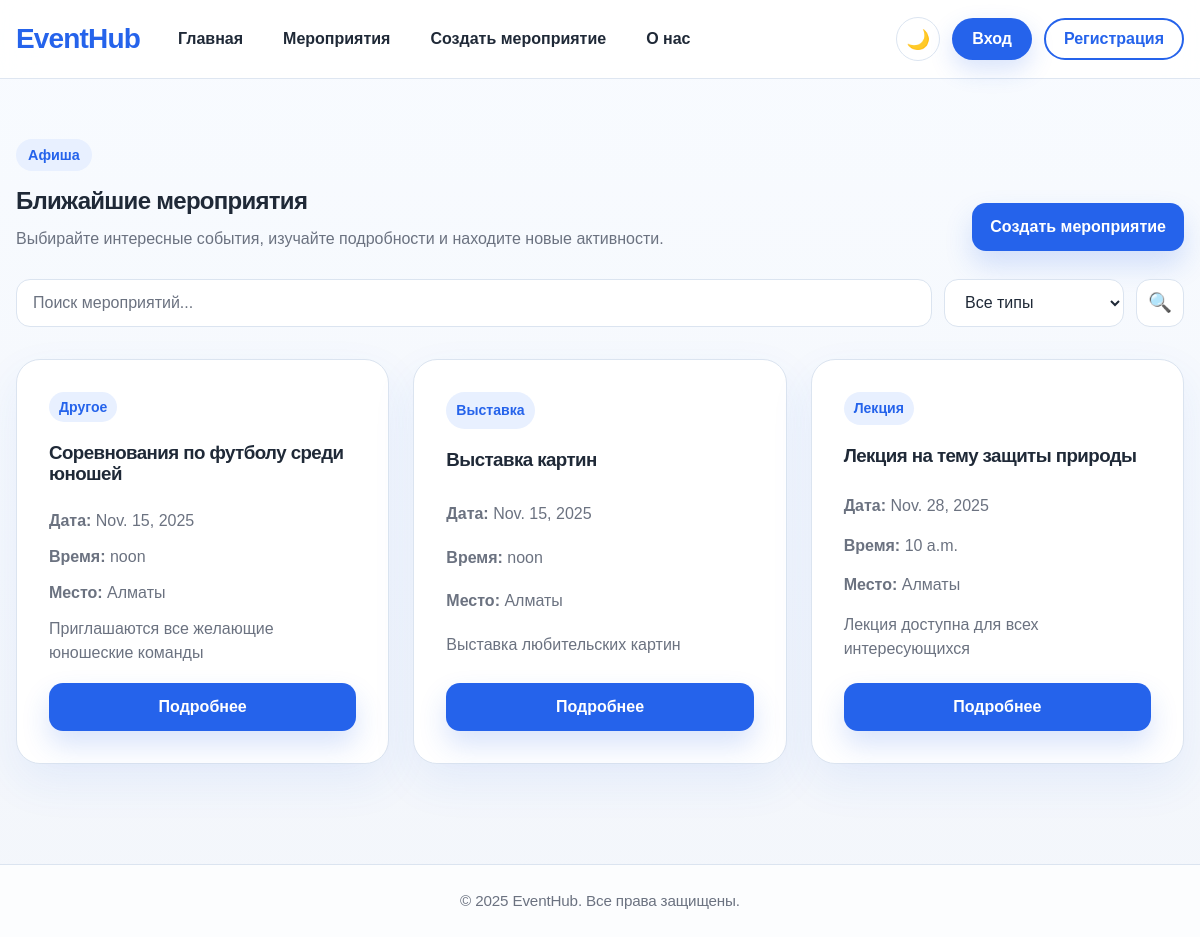
Screenshot of /Event/Event/ with the database file from the repository.
### Events/models.py (models this page shows, shortened)
class Event(models.Model):
    event_types = [
        ('concert', 'Концерт'),
        ('theater', 'Театр'),
        ('cinema', 'Кино'),
        ('exhibition', 'Выставка'),
        ('lecture', 'Лекция'),
        ('other', 'Другое'),
    ]
    name = models.CharField("Название", max_length=200)
    date = models.DateField(null=True, blank=True)
    time = models.TimeField(null=True, blank=True)
    location = models.CharField("Место проведения", max_length=200)
    description = models.TextField("Описание")
    event_type = models.CharField("Тип мероприятия", max_length=50, choices=event_types, default='other')
    creator = models.ForeignKey(
        User,
        on_delete=models.CASCADE,
        related_name='events',
        null=True, blank=True
    )
    created_at = models.DateTimeField(auto_now_add=True)

### Events/views.py (the view, shortened to what this page needs)
# urls.py: path('Event/', views.event_list, name='event_list'),
def event_list(request):
    events = Event.objects.all().order_by('date', 'time')
    event_type = request.GET.get('type', '')
    if event_type and event_type != 'all':
        events = events.filter(event_type=event_type)
    search_query = request.GET.get('search', '')
    context = {
        'events': events,
        'search_query': search_query,
        'event_type': event_type,
        'event_types': Event.event_types
    }
    return render(request, 'Events/eventList.html', context)

### Events/templates/Events/eventList.html (shortened to what this page needs)
{% extends 'Users/base.html' %}
{% load static %}
{% block extra_css %}
    <link rel="stylesheet" href="{% static 'css/event_list.css' %}">
{% endblock %}
{% block content %}
<section class="page-section events-section">
    <div class="container">
        <div class="section-header">
            <div>
                <span class="section-badge">Афиша</span>
                <h1>Ближайшие мероприятия</h1>
                <p class="section-lead">Выбирайте интересные события, изучайте подробности и находите новые активности.</p>
            </div>
            <a href="{% url 'Event:create_event' %}" class="btn btn-primary">Создать мероприятие</a>
        </div>
        <form method="get" class="search-form">
            <div class="search-container">
                <input
                    type="text"
                    name="search"
                    class="search-input"
                    placeholder="Поиск мероприятий..."
                    value="{{ search_query }}"
                    aria-label="Поиск мероприятий"
                >
                <select name="type" class="filter-select" aria-label="Фильтр по типу">
                    <option value="">Все типы</option>
                </select>
                <button type="submit" class="search-btn" title="Поиск">
                    🔍
                </button>
            </div>
        </form>
        {% if events %}
            <div class="cards-grid events-grid">
                {% for event in events %}
                    <article class="info-card event-card">
                        <div class="card-content event-info">
                            <span class="event-type">{{ event.get_event_type_display }}</span>
                            <h3>{{ event.name }}</h3>
                            <p><strong>Дата:</strong> {{ event.date }}</p>
                            <p><strong>Время:</strong> {{ event.time }}</p>
                            <p><strong>Место:</strong> {{ event.location }}</p>
                            <p class="muted-text desc">{{ event.description|truncatewords:20 }}</p>
                        </div>
                        <a href="{% url 'Event:event_detail' event.id %}" class="btn btn-primary">Подробнее</a>
                    </article>
                {% endfor %}
            </div>
        {% endif %}
    </div>
</section>
{% endblock %}

### Users/templates/Users/base.html (shortened to what this page needs)
{% load static %}
<!DOCTYPE html>
<html lang="ru">
<head>
    <link rel="stylesheet" href="{% static 'css/base.css' %}">
    {% block extra_css %}{% endblock %}
</head>
<body class="{% block body_class %}{% endblock %}">
    <header class="site-header">
        <div class="container header-inner">
            <a href="{% url 'base' %}" class="logo">EventHub</a>
            <nav class="navigation" aria-label="Основная навигация">
                <ul class="nav-links">
                    <li><a href="{% url 'base' %}">Главная</a></li>
                    <li><a href="{% url 'Event:event_list' %}">Мероприятия</a></li>
                    <li><a href="{% url 'Event:create_event' %}">Создать мероприятие</a></li>
                    <li><a href="{% url 'about' %}">О нас</a></li>
                </ul>
            </nav>
            <div class="header-actions">
                <button id="theme-toggle-btn" class="theme-toggle" onclick="window.themeToggle.toggle()" title="Переключить тему">🌙</button>
                {% if user.is_authenticated %}
                    <a href="{% url 'Users:profile' %}" class="nav-pill">Профиль</a>
                    <a href="{% url 'Users:logout' %}" class="nav-pill nav-pill--ghost">Выход</a>
                {% else %}
                    <a href="{% url 'Users:login' %}" class="nav-pill">Вход</a>
                    <a href="{% url 'Users:registration' %}" class="nav-pill nav-pill--ghost">Регистрация</a>
                {% endif %}
            </div>
        </div>
    </header>
    <main class="site-main">
        {% block content %}{% endblock %}
    </main>
    <footer class="site-footer">
        <div class="container footer-inner">
            <p>&copy; 2025 EventHub. Все права защищены.</p>
        </div>
    </footer>
</body>
</html>

### static/css/event_list.css (style rules this page uses)
.events-grid { grid-template-columns: repeat(auto-fit, minmax(280px, 1fr)); }
.event-type { display: inline-flex; align-items: center; width: fit-content; min-height: 30px; padding: 0 10px; border-radius: 999px; background: #e8f0ff; color: var(--primary); font-size: 0.88rem; font-weight: 700; margin: 0 0 8px 0; }
.search-form { margin-bottom: 32px; }
.search-container { display: flex; gap: 12px; align-items: center; }
.search-input { flex: 1; min-height: 48px; padding: 0 16px; border: 1px solid var(--border); border-radius: 14px; background: var(--surface); color: var(--text); font-size: 1rem; transition: 0.2s ease; }
.search-input::placeholder { color: var(--muted); }
.filter-select { min-height: 48px; padding: 0 16px; border: 1px solid var(--border); border-radius: 14px; background: var(--surface); color: var(--text); font-size: 1rem; font-weight: 500; cursor: pointer; transition: 0.2s ease; min-width: 180px; }
.search-btn { display: flex; align-items: center; justify-content: center; width: 48px; height: 48px; border: 1px solid var(--border); border-radius: 14px; background: var(--surface); color: var(--text); cursor: pointer; font-size: 1.2rem; transition: 0.2s ease; }

### rows the page displays
Event: event_type "Другое", name "Соревнования по футболу среди юношей", date "Nov. 15, 2025", time "noon", location "Алматы", description "Приглашаются все желающие юношеские команды"
Event: event_type "Выставка", name "Выставка картин", date "Nov. 15, 2025", time "noon", location "Алматы", description "Выставка любительских картин"
Event: event_type "Лекция", name "Лекция на тему защиты природы", date "Nov. 28, 2025", time "10 a.m.", location "Алматы", description "Лекция доступна для всех интересующихся"
